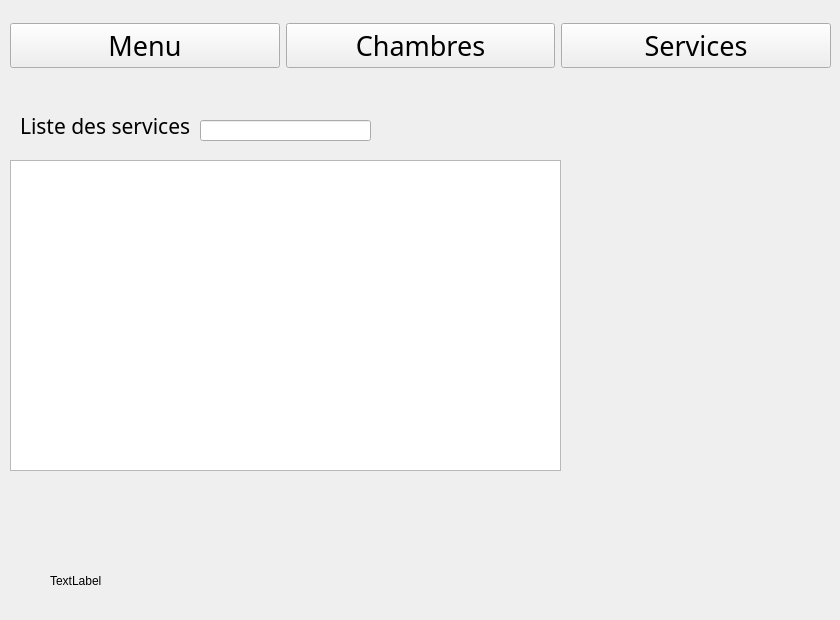
        <widget class="QWidget" name="Services">
         <widget class="QPushButton" name="pushButton_triServices">
          <property name="geometry">
           <rect>
            <x>740</x>
            <y>350</y>
            <width>41</width>
            <height>41</height>
           </rect>
          </property>
          <property name="styleSheet">
           <string notr="true">#pushButton_triServices{
background-color: transparent;
border-image: url(:/pics/pics/sort.png);
background: none;
border: none;
background-repeat: none;
}</string>
          </property>
          <property name="text">
           <string/>
          </property>
         </widget>
         <widget class="QTableView" name="tableView_services">
          <property name="geometry">
           <rect>
            <x>10</x>
            <y>160</y>
            <width>551</width>
            <height>311</height>
           </rect>
          </property>
         </widget>
         <widget class="QWidget" name="horizontalLayoutWidget_2">
          <property name="geometry">
           <rect>
            <x>10</x>
            <y>20</y>
            <width>821</width>
            <height>51</height>
           </rect>
          </property>
          <layout class="QHBoxLayout" name="horizontalLayout_28">
           <item>
            <widget class="QPushButton" name="pushButton_petitmenu">
             <property name="font">
              <font>
               <family>Quicksand SemiBold</family>
               <pointsize>20</pointsize>
               <weight>50</weight>
               <bold>false</bold>
              </font>
             </property>
             <property name="text">
              <string>Menu</string>
             </property>
            </widget>
           </item>
           <item>
            <widget class="QPushButton" name="pushButton_Chambre">
             <property name="font">
              <font>
               <family>Quicksand SemiBold</family>
               <pointsize>20</pointsize>
               <weight>50</weight>
               <bold>false</bold>
              </font>
             </property>
             <property name="text">
              <string>Chambres</string>
             </property>
            </widget>
           </item>
           <item>
            <widget class="QPushButton" name="pushButton_services">
             <property name="font">
              <font>
               <family>Quicksand SemiBold</family>
               <pointsize>20</pointsize>
               <weight>50</weight>
               <bold>false</bold>
              </font>
             </property>
             <property name="text">
              <string>Services</string>
             </property>
            </widget>
           </item>
          </layout>
         </widget>
         <widget class="QPushButton" name="supprimer_service">
          <property name="geometry">
           <rect>
            <x>740</x>
            <y>280</y>
            <width>41</width>
            <height>41</height>
           </rect>
          </property>
          <property name="styleSheet">
           <string notr="true">#supprimer_service{
background-color: transparent;
border-image: url(:/pics/pics/trashSahar.png);
background: none;
border: none;
background-repeat: none;
}</string>
          </property>
          <property name="text">
           <string/>
          </property>
         </widget>
         <widget class="QPushButton" name="pushButton_rechercherService">
          <property name="geometry">
           <rect>
            <x>380</x>
            <y>110</y>
            <width>41</width>
            <height>31</height>
           </rect>
          </property>
          <property name="styleSheet">
           <string notr="true">#pushButton_rechercherService{
background-color: transparent;
border-image: url(:/pics/pics/search.png);
background: none;
border: none;
background-repeat: none;
}</string>
          </property>
          <property name="text">
           <string/>
          </property>
         </widget>
         <widget class="QPushButton" name="ajouter_service">
          <property name="geometry">
           <rect>
            <x>740</x>
            <y>220</y>
            <width>41</width>
            <height>41</height>
           </rect>
          </property>
          <property name="styleSheet">
           <string notr="true">#ajouter_service{
background-color: transparent;
border-image: url(:/pics/pics/add.png);
background: none;
border: none;
background-repeat: none;
}</string>
          </property>
          <property name="text">
           <string/>
          </property>
         </widget>
         <widget class="QLineEdit" name="lineEdit_rechercheServices">
          <property name="geometry">
           <rect>
            <x>200</x>
            <y>120</y>
            <width>171</width>
            <height>21</height>
           </rect>
          </property>
          <property name="font">
           <font>
            <family>Quicksand SemiBold</family>
            <weight>75</weight>
            <bold>true</bold>
           </font>
          </property>
         </widget>
         <widget class="QLabel" name="label_listeServices">
          <property name="geometry">
           <rect>
            <x>20</x>
            <y>110</y>
            <width>241</width>
            <height>31</height>
           </rect>
          </property>
          <property name="font">
           <font>
            <family>Quicksand SemiBold</family>
            <pointsize>16</pointsize>
           </font>
          </property>
          <property name="text">
           <string>Liste des services</string>
          </property>
         </widget>
         <widget class="QLabel" name="animation_service">
          <property name="geometry">
           <rect>
            <x>50</x>
            <y>550</y>
            <width>71</width>
            <height>61</height>
           </rect>
          </property>
          <property name="text">
           <string>TextLabel</string>
          </property>
         </widget>
        </widget>
